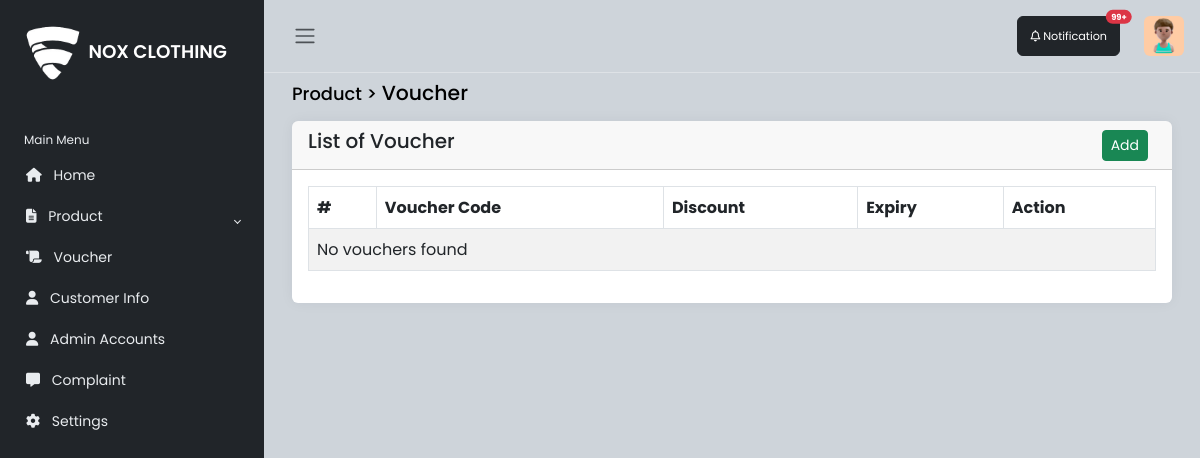
The app's page /admin/voucher.php (signed in), older data.
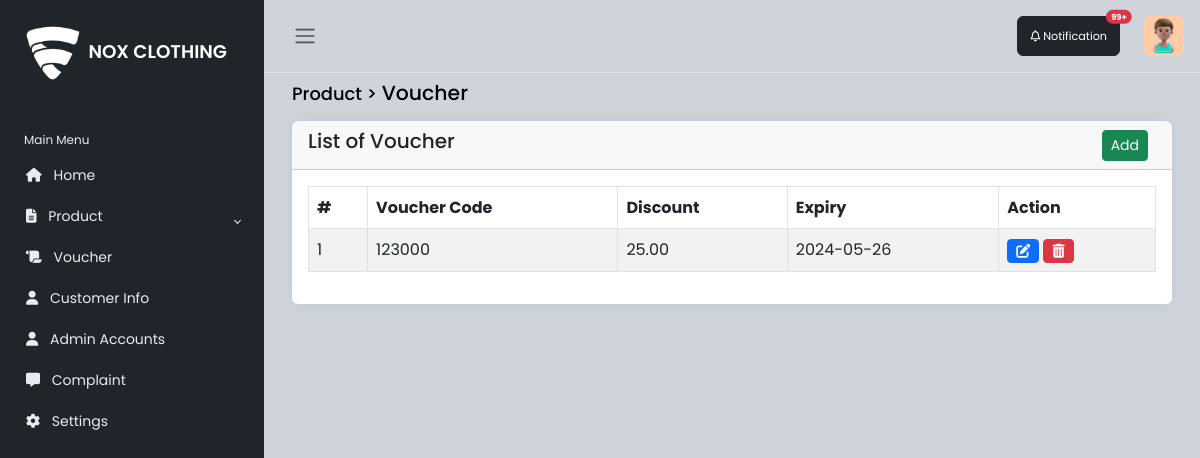
The same page, newer data.
### tables this page shows
CREATE TABLE `voucher` (
  `id` int(11) NOT NULL,
  `vouchercode` varchar(50) NOT NULL,
  `discount` decimal(5,2) NOT NULL,
  `expirydate` date NOT NULL,
  `date` date NOT NULL DEFAULT current_timestamp()
);

### admin/voucher.php (the view, shortened to what this page needs)
<link rel="stylesheet" href="https://cdn.datatables.net/2.0.5/css/dataTables.bootstrap5.css">
    <?php include('sidebar.php'); ?>
    <main class="content px-3 py-2">
        <div class="container-fluid">
            <div class="mb-3">
                <h4><small>Product > </small>Voucher </h4>
            </div>
            <div class="card border-0">
            <div class="card-header d-flex justify-content-between align-items-center">
                    <h5 class="card-title">
                        List of Voucher
                    </h5>
                    <div class="d-flex justify-content-end align-items-center">
                    <button type="button" class="btn btn-success btn-sm me-2" data-bs-toggle="modal" data-bs-target="#addVoucherModal">Add</button>
                </div>
                </div>
                <div class="card-body table-responsive">
                <table id="dataTable" class="table table-hover table-striped table-bordered">
                <thead>
                            <tr>
                            <th>#</th>
                            <th>Voucher Code</th>
                            <th>Discount</th>
                            <th>Expiry</th>
                            <th>Action</th>
                            </tr>
                        </thead>
                        <tbody>
        <?php
        $sql = "SELECT * FROM voucher";
        $result = mysqli_query($conn, $sql);
        if (mysqli_num_rows($result) > 0) {
            while($row = mysqli_fetch_assoc($result)) {
        ?>
        <tr>
        <td><?php echo $row['id']; ?></td>
                                    <td><?php echo $row['vouchercode']; ?></td>
                                    <td><?php echo $row['discount']; ?></td>
                                    <td><?php echo $row['expirydate']; ?></td>
        <td>
        <button type="button" class="btn btn-primary btn-sm" data-bs-toggle="modal" data-bs-target="#editVoucherModal<?php echo $row['id']; ?>"><i class="fas fa-edit"></i></button>
                                        <button type="button" class="btn btn-danger btn-sm" data-bs-toggle="modal" data-bs-target="#deleteVoucherModal<?php echo $row['id']; ?>"><i class="fas fa-trash-alt"></i></button>
        </td>
        </tr>
        <?php
            }
        } else {
            echo "<tr><td colspan='5'>No vouchers found</td></tr>";
        }
        ?>
    </tbody>
                    </table>
                </div>
            </div>
        </div>
    </main>

Row changes from the older to the newer data that the page shows:
added voucher: id "1", vouchercode "123000", discount "25.00", expirydate "2024-05-26"
Text that changed along with them:
text no longer shown: "No vouchers found"
